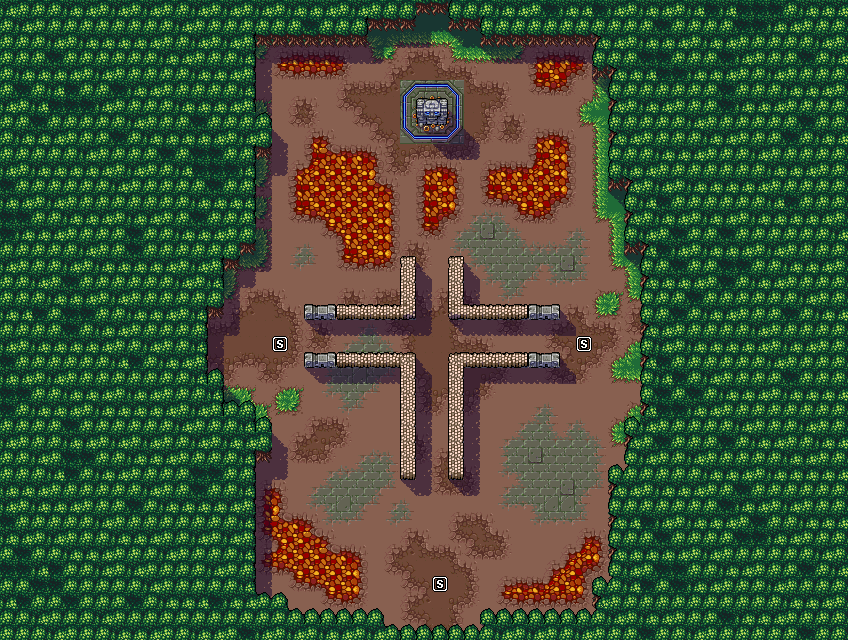

This is a level from a 2D game, rendered from its Tiled map with the project's own tilesets. A one-line summary and the map file follow, with tile-layer data summarised:
An orthogonal 53x40 tile map with 16x16 px tiles, 3 tile layers (Ground, Shadows, Objects).

<map version="1.2" tiledversion="1.2.4" orientation="orthogonal" renderorder="right-down" width="53" height="40" tilewidth="16" tileheight="16" infinite="0" nextlayerid="13" nextobjectid="13">
 <tileset firstgid="1" source="TileSet_Main.tsx" />
 <layer id="10" name="Ground" width="53" height="40" locked="1">
  <data>[2120 cells, 1135 non-empty, 55 distinct tile ids]</data>
 </layer>
 <layer id="11" name="Shadows" width="53" height="40" opacity="0.5">
  <data>[2120 cells, 180 non-empty, 8 distinct tile ids]</data>
 </layer>
 <layer id="12" name="Objects" width="53" height="40" locked="1">
  <data>[2120 cells, 1367 non-empty, 43 distinct tile ids]</data>
 </layer>
</map>
